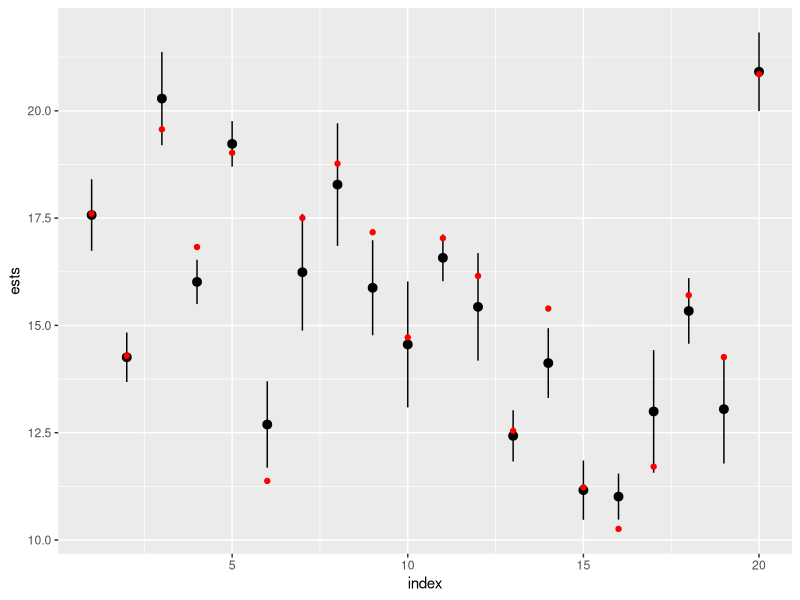
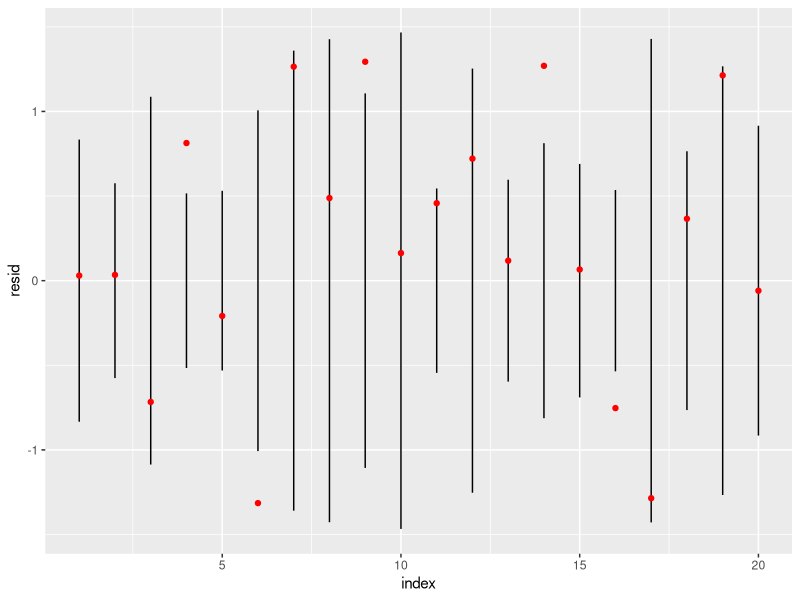
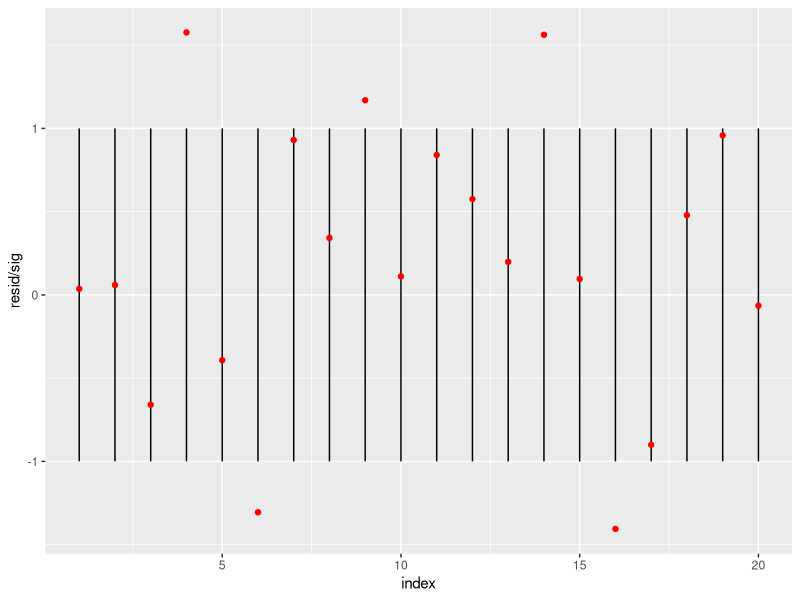
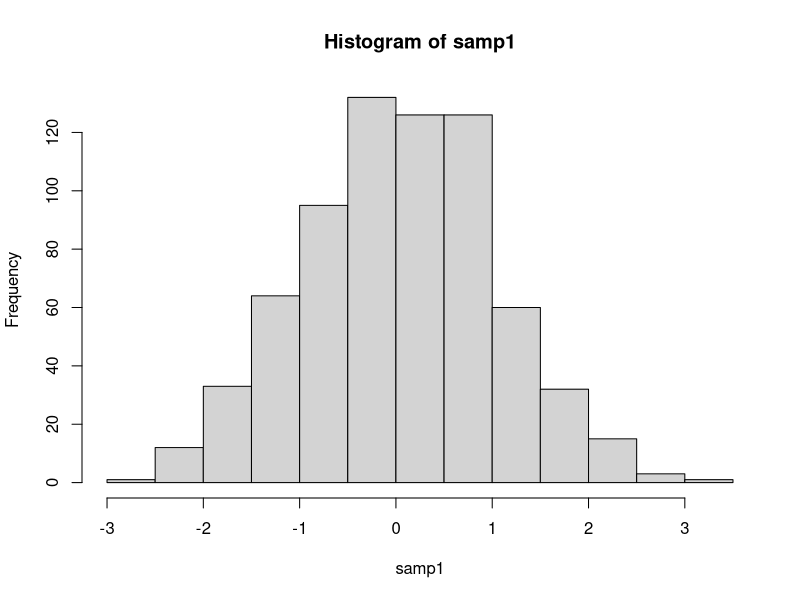
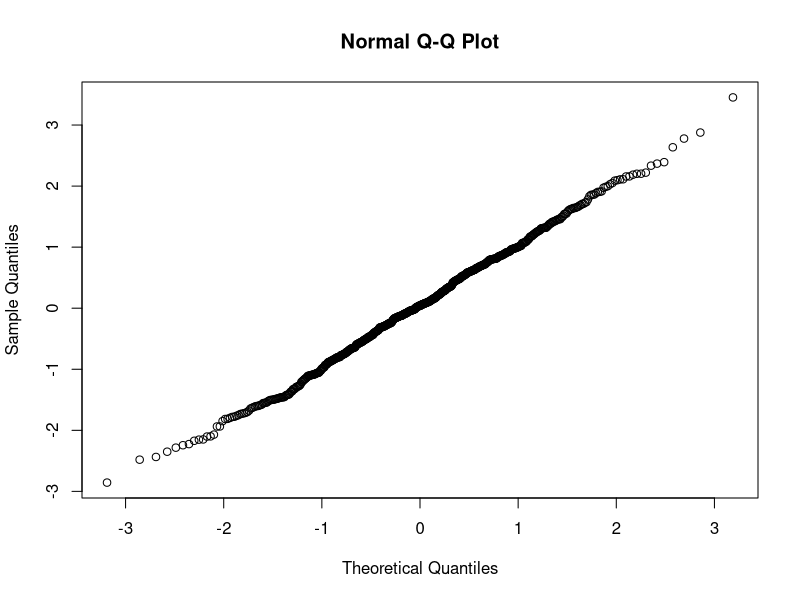
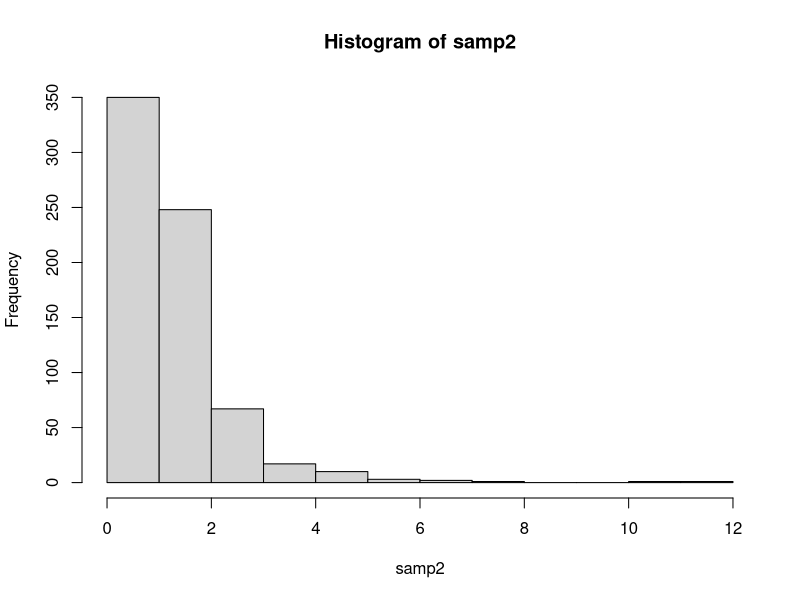
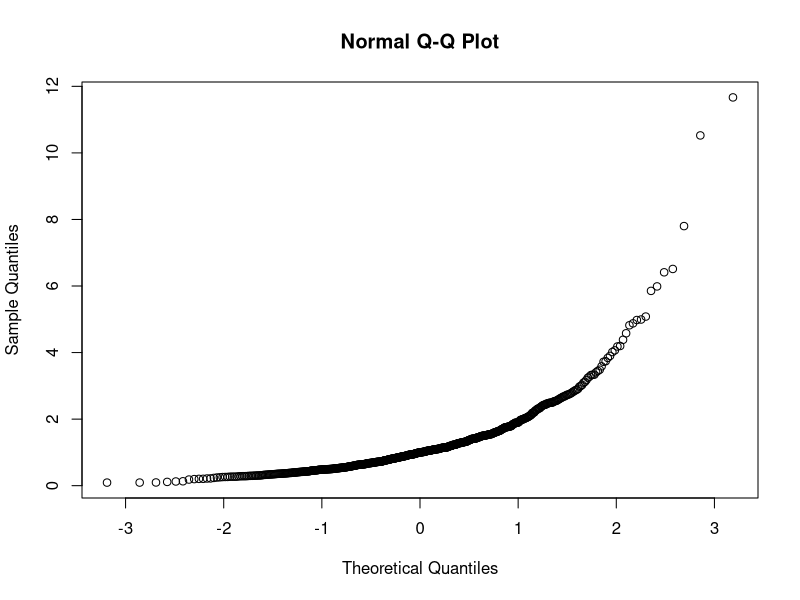
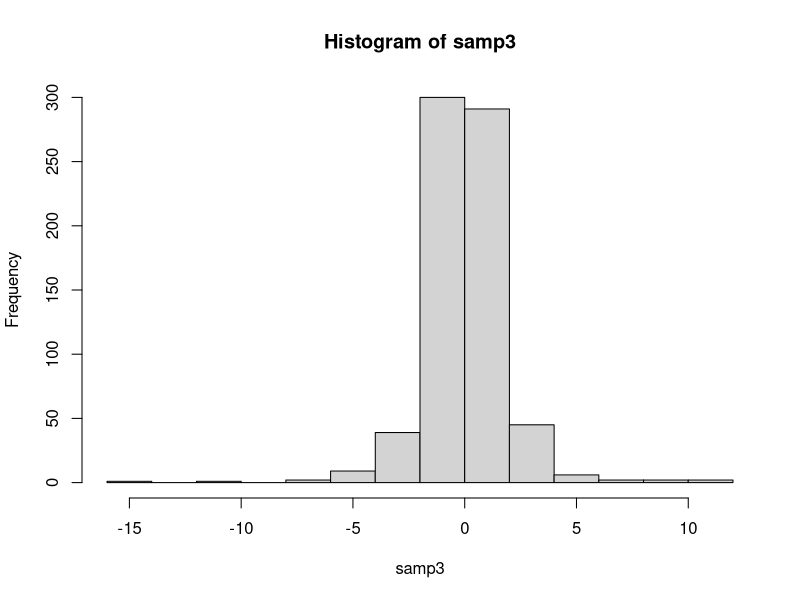

The R script that drew these images, in order: (Note: this script raises an error after producing the figures.)
## ---- chunk 1
knitr::opts_chunk$set(echo = FALSE)

library(tidyverse)
library(ggplot2)
## ---- chunk 2
truth <- rnorm(20, 15, 3)
sigs <- runif(20, 0.5, 1.5)
ests <- truth + rnorm(20, 0, sigs)

plotdf <- data.frame(index = 1:20, truth = truth, ests = ests, sig = sigs) %>% 
    mutate(resid = truth - ests)


plotdf %>% 
  ggplot(aes(x = index)) + 
  geom_pointrange(aes(ymin = ests - sig, y = ests, ymax = ests + sig)) + 
  geom_point(aes(y = truth), color = "red") 

## ---- chunk 3
plotdf %>%
  ggplot(aes(x = index, y = resid)) +
  geom_linerange(aes(ymin = -sig, ymax = sig)) +
  geom_point(color = "red")


# plotdf %>% 
#   ggplot() + 
#   geom_histogram(aes(x = resid), bins = 7)
## ---- chunk 4
plotdf %>%
  ggplot(aes(x = index, y = resid / sig)) +
  geom_linerange(aes(ymin = -1, ymax = 1)) +
  geom_point(color = "red")

# 
# plotdf %>% 
#   ggplot() + 
#   geom_histogram(aes(x = resid), bins = 7)
## ---- chunk 5
samp1 <- rnorm(700)
hist(samp1)
## ---- chunk 6
qqnorm(samp1)
## ---- chunk 7
samp2 <- rlnorm(700, 0, 0.7)
hist(samp2)
## ---- chunk 8
qqnorm(samp2)
## ---- chunk 9
samp3 <- rt(700, df = 3)
hist(samp3)
## ---- chunk 10
qqnorm(samp3)
## ---- chunk 11
library(knitr)
include_graphics("../../fig/qq1_20190712.png")
## ---- chunk 12
library(knitr)
include_graphics("../../fig/qq2_20190712.png")
